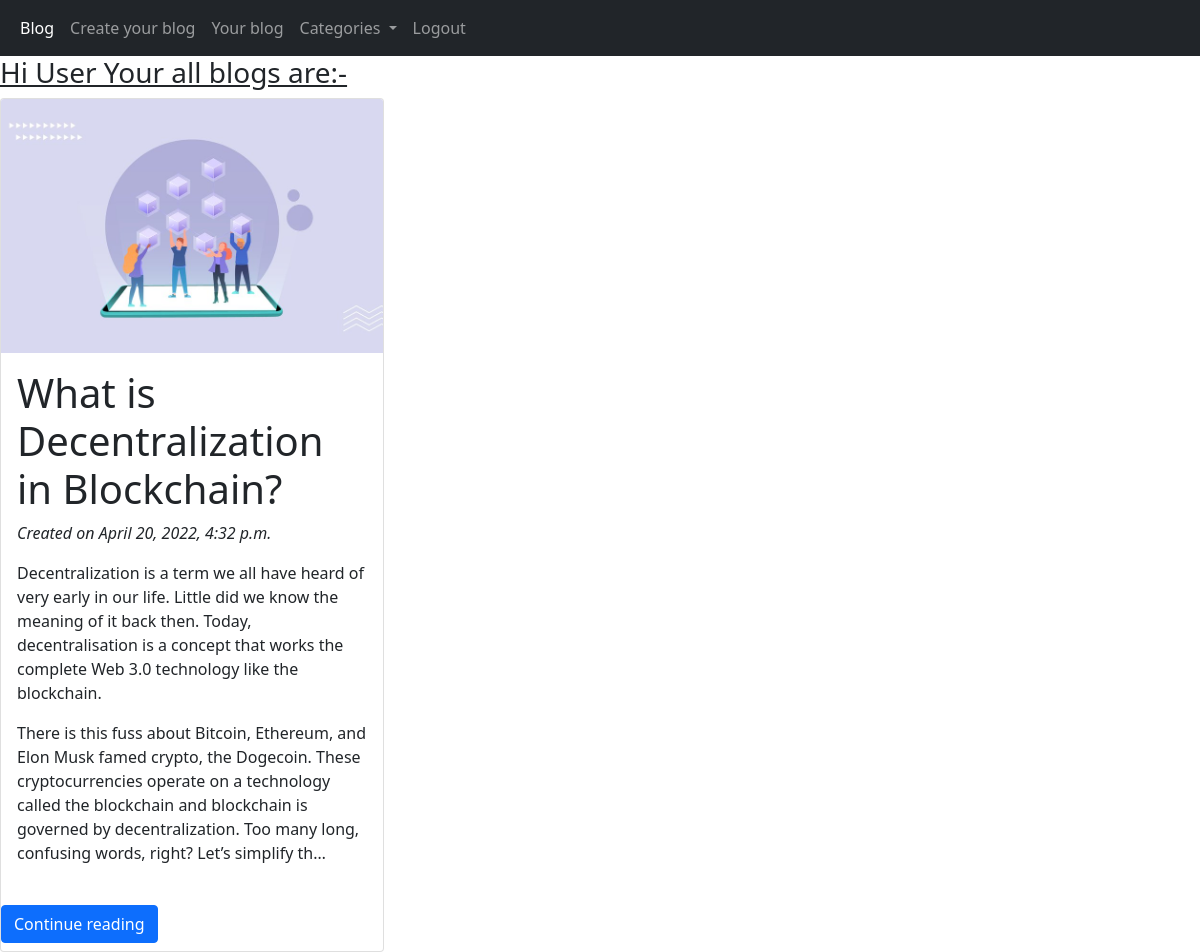
/blog/profile/ (signed in), run on the app's committed database.
### blog/models.py (models this page shows, shortened)
class MyBlog(models.Model):
    author= models.ForeignKey(User, on_delete=models.CASCADE)
    title= models.CharField(max_length = 200)
    body = RichTextField(blank=True, null=True)
    image= models.ImageField(upload_to ='images')
    datetime = models.DateTimeField(auto_now= True)
    category=models.CharField(max_length=15,choices=CATEGORY,default='Other')
    slug = models.SlugField(max_length=40,null=False,unique=True)

### blog/views.py (the view)
# urls.py: path('profile/', views.profile, name='profile'),
def profile(request):
    blogs = MyBlog.objects.all().filter(author = request.user).order_by('-datetime')
    total = MyBlog.objects.all().filter(author = request.user).count()
    if(total == 0):
        numberofblogs = True
    else:
        numberofblogs = False
    return render(request, 'myblog.html',{'blogs':blogs,'total':numberofblogs})

### templates/myblog.html (shortened to what this page needs)
<!doctype html>
<html lang="en">
  <head>
    <link href="https://cdn.jsdelivr.net/npm/bootstrap@5.0.0-beta3/dist/css/bootstrap.min.css" rel="stylesheet">
  </head>
  <body>
    <nav class="navbar navbar-expand-lg navbar-dark bg-dark">
      <div class="container-fluid">
        <div class="collapse navbar-collapse" id="navbarNavDropdown">
          <ul class="navbar-nav">
            <li class="nav-item">
              <a class="nav-link active" aria-current="page" href="{% url 'blog:bloglist' %}">Blog</a>
            </li>
            <li class="nav-item">
              <a class="nav-link" href="{% url 'blog:create' %}">Create your blog</a>
            </li>
            <li class="nav-item">
              <a class="nav-link" href="{% url 'blog:profile' %}">Your blog</a>
            </li>
            <li class="nav-item dropdown">
              <a class="nav-link dropdown-toggle" href="#" id="navbarDropdownMenuLink" role="button" data-bs-toggle="dropdown" aria-expanded="false">
                Categories
              </a>
            </li>
            <li class="nav-item">
              <a class="nav-link" href="{% url 'blog:logout_view' %}">Logout</a>
            </li>
          </ul>
        </div>
      </div>
    </nav>
    <h3><u>Hi User Your all blogs are:-</u></h3>
              <div class="row row-cols-1 row-cols-md-3 g-4">
                {% for i in blogs %}
                <div class="col">
                  <div class="card h-100">
                    <img src="{{i.image.url}}" class="card-img-top" alt="Couldn't load">
                    <div class="card-body">
                      <h1 class="card-title">{{i.title}}</h1>
                      <i>Created on {{i.datetime}} </i></br>
                      <p class="card-text">{{i.body|safe|truncatechars:500}}</p>
                    </div>
                    <div class="my-2">
                      <a href="/blog/{{i.slug}}" role="button" class="btn btn-primary">Continue reading</a>
                    </div>
                  </div>
                </div>
              {% endfor %}
              </div>
  </body>
</html>

### data on the page
MyBlog: image (picture), title "What is Decentralization in Blockchain?", datetime "April 20, 2022, 4:32 p.m.", body "Decentralization is a term we all have heard of very early in our life. Little did we know the meaning of it back then. Today, decentralisation is a concept that works the complete Web 3.0 technology like the blockchain. There is this fuss about Bitcoin, Ethereum, and Elon Musk famed crypto, the Dogecoin. These cryptocurrencies operate on a technology called the blockchain and blockchain is governed by decentralization. Too many long, confusing words, right? Let’s simplify th…"
